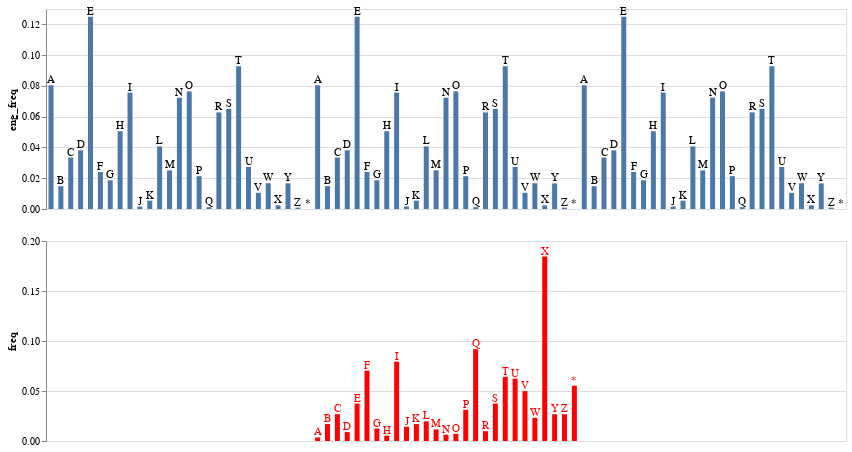

Source (notebook cell):
### Code cell
english_chart_text & cipher_chart_text

### Figure 1 — Vega-Lite specification as saved in the notebook (floating-point values rounded to 4 significant figures)
{"$schema": "https://vega.github.io/schema/vega-lite/v2.4.3.json", "config": {"view": {"height": 300, "width": 400}}, "vconcat": [{"layer": [{"data": {"values": [{"dummy_date": "2018-01-01", "eng_freq": 0.0804, "letter": "A"}, {"dummy_date": "2018-01-02", "eng_freq": 0.01484, "letter": "B"}, {"dummy_date": "2018-01-03", "eng_freq": 0.03345, "letter": "C"}, {"dummy_date": "2018-01-04", "eng_freq": 0.03816, "letter": "D"}, {"dummy_date": "2018-01-05", "eng_freq": 0.1249, "letter": "E"}, {"dummy_date": "2018-01-06", "eng_freq": 0.02402, "letter": "F"}, {"dummy_date": "2018-01-07", "eng_freq": 0.01869, "letter": "G"}, {"dummy_date": "2018-01-08", "eng_freq": 0.05054, "letter": "H"}, {"dummy_date": "2018-01-09", "eng_freq": 0.07568, "letter": "I"}, {"dummy_date": "2018-01-10", "eng_freq": 0.0016, "letter": "J"}, {"dummy_date": "2018-01-11", "eng_freq": 0.005416, "letter": "K"}, {"dummy_date": "2018-01-12", "eng_freq": 0.04069, "letter": "L"}, {"dummy_date": "2018-01-13", "eng_freq": 0.02512, "letter": "M"}, {"dummy_date": "2018-01-14", "eng_freq": 0.07234, "letter": "N"}, {"dummy_date": "2018-01-15", "eng_freq": 0.07641, "letter": "O"}, {"dummy_date": "2018-01-16", "eng_freq": 0.02135, "letter": "P"}, {"dummy_date": "2018-01-17", "eng_freq": 0.001207, "letter": "Q"}, {"dummy_date": "2018-01-18", "eng_freq": 0.0628, "letter": "R"}, {"dummy_date": "2018-01-19", "eng_freq": 0.06513, "letter": "S"}, {"dummy_date": "2018-01-20", "eng_freq": 0.09274, "letter": "T"}, {"dummy_date": "2018-01-21", "eng_freq": 0.0273, "letter": "U"}, {"dummy_date": "2018-01-22", "eng_freq": 0.01052, "letter": "V"}, {"dummy_date": "2018-01-23", "eng_freq": 0.01675, "letter": "W"}, {"dummy_date": "2018-01-24", "eng_freq": 0.002357, "letter": "X"}, {"dummy_date": "2018-01-25", "eng_freq": 0.01664, "letter": "Y"}, {"dummy_date": "2018-01-26", "eng_freq": 0.000898, "letter": "Z"}, {"dummy_date": "2018-01-27", "eng_freq": 0, "letter": "*"}, {"dummy_date": "2018-01-28", "eng_freq": 0.0804, "letter": "A"}, {"dummy_date": "2018-01-29", "eng_freq": 0.01484, "letter": "B"}, {"dummy_date": "2018-01-30", "eng_freq": 0.03345, "letter": "C"}, {"dummy_date": "2018-01-31", "eng_freq": 0.03816, "letter": "D"}, {"dummy_date": "2018-02-01", "eng_freq": 0.1249, "letter": "E"}, {"dummy_date": "2018-02-02", "eng_freq": 0.02402, "letter": "F"}, {"dummy_date": "2018-02-03", "eng_freq": 0.01869, "letter": "G"}, {"dummy_date": "2018-02-04", "eng_freq": 0.05054, "letter": "H"}, {"dummy_date": "2018-02-05", "eng_freq": 0.07568, "letter": "I"}, {"dummy_date": "2018-02-06", "eng_freq": 0.0016, "letter": "J"}, {"dummy_date": "2018-02-07", "eng_freq": 0.005416, "letter": "K"}, {"dummy_date": "2018-02-08", "eng_freq": 0.04069, "letter": "L"}, {"dummy_date": "2018-02-09", "eng_freq": 0.02512, "letter": "M"}, {"dummy_date": "2018-02-10", "eng_freq": 0.07234, "letter": "N"}, {"dummy_date": "2018-02-11", "eng_freq": 0.07641, "letter": "O"}, {"dummy_date": "2018-02-12", "eng_freq": 0.02135, "letter": "P"}, {"dummy_date": "2018-02-13", "eng_freq": 0.001207, "letter": "Q"}, {"dummy_date": "2018-02-14", "eng_freq": 0.0628, "letter": "R"}, {"dummy_date": "2018-02-15", "eng_freq": 0.06513, "letter": "S"}, {"dummy_date": "2018-02-16", "eng_freq": 0.09274, "letter": "T"}, {"dummy_date": "2018-02-17", "eng_freq": 0.0273, "letter": "U"}, {"dummy_date": "2018-02-18", "eng_freq": 0.01052, "letter": "V"}, {"dummy_date": "2018-02-19", "eng_freq": 0.01675, "letter": "W"}, {"dummy_date": "2018-02-20", "eng_freq": 0.002357, "letter": "X"}, {"dummy_date": "2018-02-21", "eng_freq": 0.01664, "letter": "Y"}, {"dummy_date": "2018-02-22", "eng_freq": 0.000898, "letter": "Z"}, {"dummy_date": "2018-02-23", "eng_freq": 0, "letter": "*"}, {"dummy_date": "2018-02-24", "eng_freq": 0.0804, "letter": "A"}, {"dummy_date": "2018-02-25", "eng_freq": 0.01484, "letter": "B"}, {"dummy_date": "2018-02-26", "eng_freq": 0.03345, "letter": "C"}, {"dummy_date": "2018-02-27", "eng_freq": 0.03816, "letter": "D"}, {"dummy_date": "2018-02-28", "eng_freq": 0.1249, "letter": "E"}, {"dummy_date": "2018-03-01", "eng_freq": 0.02402, "letter": "F"}, {"dummy_date": "2018-03-02", "eng_freq": 0.01869, "letter": "G"}, {"dummy_date": "2018-03-03", "eng_freq": 0.05054, "letter": "H"}, {"dummy_date": "2018-03-04", "eng_freq": 0.07568, "letter": "I"}, {"dummy_date": "2018-03-05", "eng_freq": 0.0016, "letter": "J"}, {"dummy_date": "2018-03-06", "eng_freq": 0.005416, "letter": "K"}, {"dummy_date": "2018-03-07", "eng_freq": 0.04069, "letter": "L"}, {"dummy_date": "2018-03-08", "eng_freq": 0.02512, "letter": "M"}, {"dummy_date": "2018-03-09", "eng_freq": 0.07234, "letter": "N"}, {"dummy_date": "2018-03-10", "eng_freq": 0.07641, "letter": "O"}, {"dummy_date": "2018-03-11", "eng_freq": 0.02135, "letter": "P"}, {"dummy_date": "2018-03-12", "eng_freq": 0.001207, "letter": "Q"}, {"dummy_date": "2018-03-13", "eng_freq": 0.0628, "letter": "R"}, {"dummy_date": "2018-03-14", "eng_freq": 0.06513, "letter": "S"}, {"dummy_date": "2018-03-15", "eng_freq": 0.09274, "letter": "T"}, {"dummy_date": "2018-03-16", "eng_freq": 0.0273, "letter": "U"}, {"dummy_date": "2018-03-17", "eng_freq": 0.01052, "letter": "V"}, {"dummy_date": "2018-03-18", "eng_freq": 0.01675, "letter": "W"}, {"dummy_date": "2018-03-19", "eng_freq": 0.002357, "letter": "X"}, {"dummy_date": "2018-03-20", "eng_freq": 0.01664, "letter": "Y"}, {"dummy_date": "2018-03-21", "eng_freq": 0.000898, "letter": "Z"}, {"dummy_date": "2018-03-22", "eng_freq": 0, "letter": "*"}]}, "encoding": {"tooltip": {"field": "letter", "type": "nominal"}, "x": {"axis": null, "field": "dummy_date", "type": "temporal"}, "y": {"field": "eng_freq", "type": "quantitative"}}, "height": 200, "mark": "bar", "width": 800}, {"data": {"values": [{"dummy_date": "2018-01-01", "eng_freq": 0.0804, "letter": "A"}, {"dummy_date": "2018-01-02", "eng_freq": 0.01484, "letter": "B"}, {"dummy_date": "2018-01-03", "eng_freq": 0.03345, "letter": "C"}, {"dummy_date": "2018-01-04", "eng_freq": 0.03816, "letter": "D"}, {"dummy_date": "2018-01-05", "eng_freq": 0.1249, "letter": "E"}, {"dummy_date": "2018-01-06", "eng_freq": 0.02402, "letter": "F"}, {"dummy_date": "2018-01-07", "eng_freq": 0.01869, "letter": "G"}, {"dummy_date": "2018-01-08", "eng_freq": 0.05054, "letter": "H"}, {"dummy_date": "2018-01-09", "eng_freq": 0.07568, "letter": "I"}, {"dummy_date": "2018-01-10", "eng_freq": 0.0016, "letter": "J"}, {"dummy_date": "2018-01-11", "eng_freq": 0.005416, "letter": "K"}, {"dummy_date": "2018-01-12", "eng_freq": 0.04069, "letter": "L"}, {"dummy_date": "2018-01-13", "eng_freq": 0.02512, "letter": "M"}, {"dummy_date": "2018-01-14", "eng_freq": 0.07234, "letter": "N"}, {"dummy_date": "2018-01-15", "eng_freq": 0.07641, "letter": "O"}, {"dummy_date": "2018-01-16", "eng_freq": 0.02135, "letter": "P"}, {"dummy_date": "2018-01-17", "eng_freq": 0.001207, "letter": "Q"}, {"dummy_date": "2018-01-18", "eng_freq": 0.0628, "letter": "R"}, {"dummy_date": "2018-01-19", "eng_freq": 0.06513, "letter": "S"}, {"dummy_date": "2018-01-20", "eng_freq": 0.09274, "letter": "T"}, {"dummy_date": "2018-01-21", "eng_freq": 0.0273, "letter": "U"}, {"dummy_date": "2018-01-22", "eng_freq": 0.01052, "letter": "V"}, {"dummy_date": "2018-01-23", "eng_freq": 0.01675, "letter": "W"}, {"dummy_date": "2018-01-24", "eng_freq": 0.002357, "letter": "X"}, {"dummy_date": "2018-01-25", "eng_freq": 0.01664, "letter": "Y"}, {"dummy_date": "2018-01-26", "eng_freq": 0.000898, "letter": "Z"}, {"dummy_date": "2018-01-27", "eng_freq": 0, "letter": "*"}, {"dummy_date": "2018-01-28", "eng_freq": 0.0804, "letter": "A"}, {"dummy_date": "2018-01-29", "eng_freq": 0.01484, "letter": "B"}, {"dummy_date": "2018-01-30", "eng_freq": 0.03345, "letter": "C"}, {"dummy_date": "2018-01-31", "eng_freq": 0.03816, "letter": "D"}, {"dummy_date": "2018-02-01", "eng_freq": 0.1249, "letter": "E"}, {"dummy_date": "2018-02-02", "eng_freq": 0.02402, "letter": "F"}, {"dummy_date": "2018-02-03", "eng_freq": 0.01869, "letter": "G"}, {"dummy_date": "2018-02-04", "eng_freq": 0.05054, "letter": "H"}, {"dummy_date": "2018-02-05", "eng_freq": 0.07568, "letter": "I"}, {"dummy_date": "2018-02-06", "eng_freq": 0.0016, "letter": "J"}, {"dummy_date": "2018-02-07", "eng_freq": 0.005416, "letter": "K"}, {"dummy_date": "2018-02-08", "eng_freq": 0.04069, "letter": "L"}, {"dummy_date": "2018-02-09", "eng_freq": 0.02512, "letter": "M"}, {"dummy_date": "2018-02-10", "eng_freq": 0.07234, "letter": "N"}, {"dummy_date": "2018-02-11", "eng_freq": 0.07641, "letter": "O"}, {"dummy_date": "2018-02-12", "eng_freq": 0.02135, "letter": "P"}, {"dummy_date": "2018-02-13", "eng_freq": 0.001207, "letter": "Q"}, {"dummy_date": "2018-02-14", "eng_freq": 0.0628, "letter": "R"}, {"dummy_date": "2018-02-15", "eng_freq": 0.06513, "letter": "S"}, {"dummy_date": "2018-02-16", "eng_freq": 0.09274, "letter": "T"}, {"dummy_date": "2018-02-17", "eng_freq": 0.0273, "letter": "U"}, {"dummy_date": "2018-02-18", "eng_freq": 0.01052, "letter": "V"}, {"dummy_date": "2018-02-19", "eng_freq": 0.01675, "letter": "W"}, {"dummy_date": "2018-02-20", "eng_freq": 0.002357, "letter": "X"}, {"dummy_date": "2018-02-21", "eng_freq": 0.01664, "letter": "Y"}, {"dummy_date": "2018-02-22", "eng_freq": 0.000898, "letter": "Z"}, {"dummy_date": "2018-02-23", "eng_freq": 0, "letter": "*"}, {"dummy_date": "2018-02-24", "eng_freq": 0.0804, "letter": "A"}, {"dummy_date": "2018-02-25", "eng_freq": 0.01484, "letter": "B"}, {"dummy_date": "2018-02-26", "eng_freq": 0.03345, "letter": "C"}, {"dummy_date": "2018-02-27", "eng_freq": 0.03816, "letter": "D"}, {"dummy_date": "2018-02-28", "eng_freq": 0.1249, "letter": "E"}, {"dummy_date": "2018-03-01", "eng_freq": 0.02402, "letter": "F"}, {"dummy_date": "2018-03-02", "eng_freq": 0.01869, "letter": "G"}, {"dummy_date": "2018-03-03", "eng_freq": 0.05054, "letter": "H"}, {"dummy_date": "2018-03-04", "eng_freq": 0.07568, "letter": "I"}, {"dummy_date": "2018-03-05", "eng_freq": 0.0016, "letter": "J"}, {"dummy_date": "2018-03-06", "eng_freq": 0.005416, "letter": "K"}, {"dummy_date": "2018-03-07", "eng_freq": 0.04069, "letter": "L"}, {"dummy_date": "2018-03-08", "eng_freq": 0.02512, "letter": "M"}, {"dummy_date": "2018-03-09", "eng_freq": 0.07234, "letter": "N"}, {"dummy_date": "2018-03-10", "eng_freq": 0.07641, "letter": "O"}, {"dummy_date": "2018-03-11", "eng_freq": 0.02135, "letter": "P"}, {"dummy_date": "2018-03-12", "eng_freq": 0.001207, "letter": "Q"}, {"dummy_date": "2018-03-13", "eng_freq": 0.0628, "letter": "R"}, {"dummy_date": "2018-03-14", "eng_freq": 0.06513, "letter": "S"}, {"dummy_date": "2018-03-15", "eng_freq": 0.09274, "letter": "T"}, {"dummy_date": "2018-03-16", "eng_freq": 0.0273, "letter": "U"}, {"dummy_date": "2018-03-17", "eng_freq": 0.01052, "letter": "V"}, {"dummy_date": "2018-03-18", "eng_freq": 0.01675, "letter": "W"}, {"dummy_date": "2018-03-19", "eng_freq": 0.002357, "letter": "X"}, {"dummy_date": "2018-03-20", "eng_freq": 0.01664, "letter": "Y"}, {"dummy_date": "2018-03-21", "eng_freq": 0.000898, "letter": "Z"}, {"dummy_date": "2018-03-22", "eng_freq": 0, "letter": "*"}]}, "encoding": {"text": {"field": "letter", "type": "nominal"}, "tooltip": {"field": "letter", "type": "nominal"}, "x": {"axis": null, "field": "dummy_date", "type": "temporal"}, "y": {"field": "eng_freq", "type": "quantitative"}}, "height": 200, "mark": {"dy": -5, "type": "text"}, "width": 800}]}, {"layer": [{"data": {"values": [{"dummy_date": "2018-01-01", "freq": 0, "letter": ""}, {"dummy_date": "2018-01-02", "freq": 0, "letter": ""}, {"dummy_date": "2018-01-03", "freq": 0, "letter": ""}, {"dummy_date": "2018-01-04", "freq": 0, "letter": ""}, {"dummy_date": "2018-01-05", "freq": 0, "letter": ""}, {"dummy_date": "2018-01-06", "freq": 0, "letter": ""}, {"dummy_date": "2018-01-07", "freq": 0, "letter": ""}, {"dummy_date": "2018-01-08", "freq": 0, "letter": ""}, {"dummy_date": "2018-01-09", "freq": 0, "letter": ""}, {"dummy_date": "2018-01-10", "freq": 0, "letter": ""}, {"dummy_date": "2018-01-11", "freq": 0, "letter": ""}, {"dummy_date": "2018-01-12", "freq": 0, "letter": ""}, {"dummy_date": "2018-01-13", "freq": 0, "letter": ""}, {"dummy_date": "2018-01-14", "freq": 0, "letter": ""}, {"dummy_date": "2018-01-15", "freq": 0, "letter": ""}, {"dummy_date": "2018-01-16", "freq": 0, "letter": ""}, {"dummy_date": "2018-01-17", "freq": 0, "letter": ""}, {"dummy_date": "2018-01-18", "freq": 0, "letter": ""}, {"dummy_date": "2018-01-19", "freq": 0, "letter": ""}, {"dummy_date": "2018-01-20", "freq": 0, "letter": ""}, {"dummy_date": "2018-01-21", "freq": 0, "letter": ""}, {"dummy_date": "2018-01-22", "freq": 0, "letter": ""}, {"dummy_date": "2018-01-23", "freq": 0, "letter": ""}, {"dummy_date": "2018-01-24", "freq": 0, "letter": ""}, {"dummy_date": "2018-01-25", "freq": 0, "letter": ""}, {"dummy_date": "2018-01-26", "freq": 0, "letter": ""}, {"dummy_date": "2018-01-27", "freq": 0, "letter": ""}, {"dummy_date": "2018-01-28", "freq": 0.003565, "letter": "A"}, {"dummy_date": "2018-01-29", "freq": 0.01693, "letter": "B"}, {"dummy_date": "2018-01-30", "freq": 0.02674, "letter": "C"}, {"dummy_date": "2018-01-31", "freq": 0.008913, "letter": "D"}, {"dummy_date": "2018-02-01", "freq": 0.03743, "letter": "E"}, {"dummy_date": "2018-02-02", "freq": 0.07041, "letter": "F"}, {"dummy_date": "2018-02-03", "freq": 0.01248, "letter": "G"}, {"dummy_date": "2018-02-04", "freq": 0.005348, "letter": "H"}, {"dummy_date": "2018-02-05", "freq": 0.07932, "letter": "I"}, {"dummy_date": "2018-02-06", "freq": 0.01426, "letter": "J"}, {"dummy_date": "2018-02-07", "freq": 0.01693, "letter": "K"}, {"dummy_date": "2018-02-08", "freq": 0.01961, "letter": "L"}, {"dummy_date": "2018-02-09", "freq": 0.01159, "letter": "M"}, {"dummy_date": "2018-02-10", "freq": 0.006239, "letter": "N"}, {"dummy_date": "2018-02-11", "freq": 0.00713, "letter": "O"}, {"dummy_date": "2018-02-12", "freq": 0.03119, "letter": "P"}, {"dummy_date": "2018-02-13", "freq": 0.0918, "letter": "Q"}, {"dummy_date": "2018-02-14", "freq": 0.009804, "letter": "R"}, {"dummy_date": "2018-02-15", "freq": 0.03743, "letter": "S"}, {"dummy_date": "2018-02-16", "freq": 0.06417, "letter": "T"}, {"dummy_date": "2018-02-17", "freq": 0.06239, "letter": "U"}, {"dummy_date": "2018-02-18", "freq": 0.04991, "letter": "V"}, {"dummy_date": "2018-02-19", "freq": 0.02317, "letter": "W"}, {"dummy_date": "2018-02-20", "freq": 0.1845, "letter": "X"}, {"dummy_date": "2018-02-21", "freq": 0.02674, "letter": "Y"}, {"dummy_date": "2018-02-22", "freq": 0.02674, "letter": "Z"}, {"dummy_date": "2018-02-23", "freq": 0.05526, "letter": "*"}, {"dummy_date": "2018-02-24", "freq": 0, "letter": ""}, {"dummy_date": "2018-02-25", "freq": 0, "letter": ""}, {"dummy_date": "2018-02-26", "freq": 0, "letter": ""}, {"dummy_date": "2018-02-27", "freq": 0, "letter": ""}, {"dummy_date": "2018-02-28", "freq": 0, "letter": ""}, {"dummy_date": "2018-03-01", "freq": 0, "letter": ""}, {"dummy_date": "2018-03-02", "freq": 0, "letter": ""}, {"dummy_date": "2018-03-03", "freq": 0, "letter": ""}, {"dummy_date": "2018-03-04", "freq": 0, "letter": ""}, {"dummy_date": "2018-03-05", "freq": 0, "letter": ""}, {"dummy_date": "2018-03-06", "freq": 0, "letter": ""}, {"dummy_date": "2018-03-07", "freq": 0, "letter": ""}, {"dummy_date": "2018-03-08", "freq": 0, "letter": ""}, {"dummy_date": "2018-03-09", "freq": 0, "letter": ""}, {"dummy_date": "2018-03-10", "freq": 0, "letter": ""}, {"dummy_date": "2018-03-11", "freq": 0, "letter": ""}, {"dummy_date": "2018-03-12", "freq": 0, "letter": ""}, {"dummy_date": "2018-03-13", "freq": 0, "letter": ""}, {"dummy_date": "2018-03-14", "freq": 0, "letter": ""}, {"dummy_date": "2018-03-15", "freq": 0, "letter": ""}, {"dummy_date": "2018-03-16", "freq": 0, "letter": ""}, {"dummy_date": "2018-03-17", "freq": 0, "letter": ""}, {"dummy_date": "2018-03-18", "freq": 0, "letter": ""}, {"dummy_date": "2018-03-19", "freq": 0, "letter": ""}, {"dummy_date": "2018-03-20", "freq": 0, "letter": ""}, {"dummy_date": "2018-03-21", "freq": 0, "letter": ""}, {"dummy_date": "2018-03-22", "freq": 0, "letter": ""}]}, "encoding": {"color": {"value": "red"}, "tooltip": {"field": "letter", "type": "nominal"}, "x": {"axis": null, "field": "dummy_date", "type": "temporal"}, "y": {"field": "freq", "type": "quantitative"}}, "height": 200, "mark": "bar", "selection": {"selector019": {"bind": "scales", "encodings": ["x"], "mark": {"fill": "#333", "fillOpacity": 0.125, "stroke": "white"}, "on": "[mousedown, window:mouseup] > window:mousemove!", "resolve": "global", "translate": "[mousedown, window:mouseup] > window:mousemove!", "type": "interval", "zoom": "wheel!"}}, "width": 800}, {"data": {"values": [{"dummy_date": "2018-01-01", "freq": 0, "letter": ""}, {"dummy_date": "2018-01-02", "freq": 0, "letter": ""}, {"dummy_date": "2018-01-03", "freq": 0, "letter": ""}, {"dummy_date": "2018-01-04", "freq": 0, "letter": ""}, {"dummy_date": "2018-01-05", "freq": 0, "letter": ""}, {"dummy_date": "2018-01-06", "freq": 0, "letter": ""}, {"dummy_date": "2018-01-07", "freq": 0, "letter": ""}, {"dummy_date": "2018-01-08", "freq": 0, "letter": ""}, {"dummy_date": "2018-01-09", "freq": 0, "letter": ""}, {"dummy_date": "2018-01-10", "freq": 0, "letter": ""}, {"dummy_date": "2018-01-11", "freq": 0, "letter": ""}, {"dummy_date": "2018-01-12", "freq": 0, "letter": ""}, {"dummy_date": "2018-01-13", "freq": 0, "letter": ""}, {"dummy_date": "2018-01-14", "freq": 0, "letter": ""}, {"dummy_date": "2018-01-15", "freq": 0, "letter": ""}, {"dummy_date": "2018-01-16", "freq": 0, "letter": ""}, {"dummy_date": "2018-01-17", "freq": 0, "letter": ""}, {"dummy_date": "2018-01-18", "freq": 0, "letter": ""}, {"dummy_date": "2018-01-19", "freq": 0, "letter": ""}, {"dummy_date": "2018-01-20", "freq": 0, "letter": ""}, {"dummy_date": "2018-01-21", "freq": 0, "letter": ""}, {"dummy_date": "2018-01-22", "freq": 0, "letter": ""}, {"dummy_date": "2018-01-23", "freq": 0, "letter": ""}, {"dummy_date": "2018-01-24", "freq": 0, "letter": ""}, {"dummy_date": "2018-01-25", "freq": 0, "letter": ""}, {"dummy_date": "2018-01-26", "freq": 0, "letter": ""}, {"dummy_date": "2018-01-27", "freq": 0, "letter": ""}, {"dummy_date": "2018-01-28", "freq": 0.003565, "letter": "A"}, {"dummy_date": "2018-01-29", "freq": 0.01693, "letter": "B"}, {"dummy_date": "2018-01-30", "freq": 0.02674, "letter": "C"}, {"dummy_date": "2018-01-31", "freq": 0.008913, "letter": "D"}, {"dummy_date": "2018-02-01", "freq": 0.03743, "letter": "E"}, {"dummy_date": "2018-02-02", "freq": 0.07041, "letter": "F"}, {"dummy_date": "2018-02-03", "freq": 0.01248, "letter": "G"}, {"dummy_date": "2018-02-04", "freq": 0.005348, "letter": "H"}, {"dummy_date": "2018-02-05", "freq": 0.07932, "letter": "I"}, {"dummy_date": "2018-02-06", "freq": 0.01426, "letter": "J"}, {"dummy_date": "2018-02-07", "freq": 0.01693, "letter": "K"}, {"dummy_date": "2018-02-08", "freq": 0.01961, "letter": "L"}, {"dummy_date": "2018-02-09", "freq": 0.01159, "letter": "M"}, {"dummy_date": "2018-02-10", "freq": 0.006239, "letter": "N"}, {"dummy_date": "2018-02-11", "freq": 0.00713, "letter": "O"}, {"dummy_date": "2018-02-12", "freq": 0.03119, "letter": "P"}, {"dummy_date": "2018-02-13", "freq": 0.0918, "letter": "Q"}, {"dummy_date": "2018-02-14", "freq": 0.009804, "letter": "R"}, {"dummy_date": "2018-02-15", "freq": 0.03743, "letter": "S"}, {"dummy_date": "2018-02-16", "freq": 0.06417, "letter": "T"}, {"dummy_date": "2018-02-17", "freq": 0.06239, "letter": "U"}, {"dummy_date": "2018-02-18", "freq": 0.04991, "letter": "V"}, {"dummy_date": "2018-02-19", "freq": 0.02317, "letter": "W"}, {"dummy_date": "2018-02-20", "freq": 0.1845, "letter": "X"}, {"dummy_date": "2018-02-21", "freq": 0.02674, "letter": "Y"}, {"dummy_date": "2018-02-22", "freq": 0.02674, "letter": "Z"}, {"dummy_date": "2018-02-23", "freq": 0.05526, "letter": "*"}, {"dummy_date": "2018-02-24", "freq": 0, "letter": ""}, {"dummy_date": "2018-02-25", "freq": 0, "letter": ""}, {"dummy_date": "2018-02-26", "freq": 0, "letter": ""}, {"dummy_date": "2018-02-27", "freq": 0, "letter": ""}, {"dummy_date": "2018-02-28", "freq": 0, "letter": ""}, {"dummy_date": "2018-03-01", "freq": 0, "letter": ""}, {"dummy_date": "2018-03-02", "freq": 0, "letter": ""}, {"dummy_date": "2018-03-03", "freq": 0, "letter": ""}, {"dummy_date": "2018-03-04", "freq": 0, "letter": ""}, {"dummy_date": "2018-03-05", "freq": 0, "letter": ""}, {"dummy_date": "2018-03-06", "freq": 0, "letter": ""}, {"dummy_date": "2018-03-07", "freq": 0, "letter": ""}, {"dummy_date": "2018-03-08", "freq": 0, "letter": ""}, {"dummy_date": "2018-03-09", "freq": 0, "letter": ""}, {"dummy_date": "2018-03-10", "freq": 0, "letter": ""}, {"dummy_date": "2018-03-11", "freq": 0, "letter": ""}, {"dummy_date": "2018-03-12", "freq": 0, "letter": ""}, {"dummy_date": "2018-03-13", "freq": 0, "letter": ""}, {"dummy_date": "2018-03-14", "freq": 0, "letter": ""}, {"dummy_date": "2018-03-15", "freq": 0, "letter": ""}, {"dummy_date": "2018-03-16", "freq": 0, "letter": ""}, {"dummy_date": "2018-03-17", "freq": 0, "letter": ""}, {"dummy_date": "2018-03-18", "freq": 0, "letter": ""}, {"dummy_date": "2018-03-19", "freq": 0, "letter": ""}, {"dummy_date": "2018-03-20", "freq": 0, "letter": ""}, {"dummy_date": "2018-03-21", "freq": 0, "letter": ""}, {"dummy_date": "2018-03-22", "freq": 0, "letter": ""}]}, "encoding": {"color": {"value": "red"}, "text": {"field": "letter", "type": "nominal"}, "tooltip": {"field": "letter", "type": "nominal"}, "x": {"axis": null, "field": "dummy_date", "type": "temporal"}, "y": {"field": "freq", "type": "quantitative"}}, "height": 200, "mark": {"dy": -5, "type": "text"}, "width": 800}]}]}
